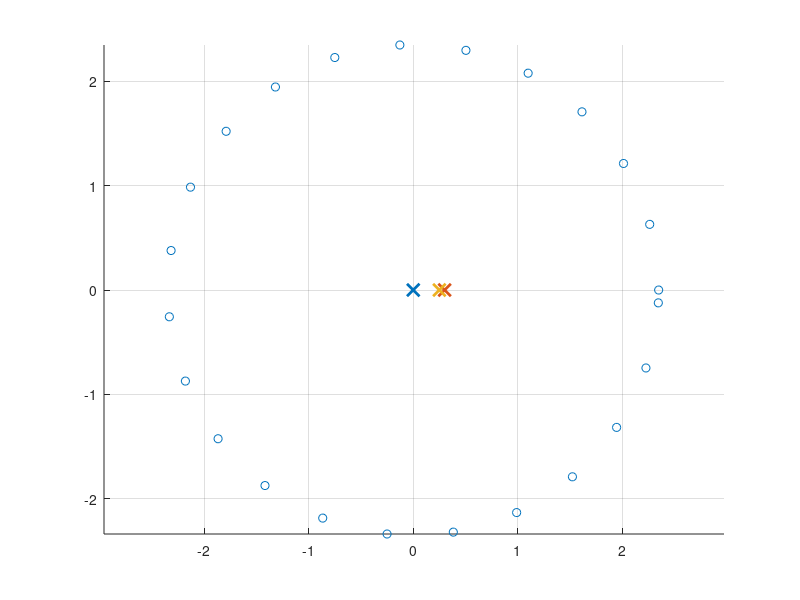

MATLAB code to generate this figure: (Note: this script raises an error after producing the figure.)
clf
close all
clear

%Discrete IR Code
%clf
r = 2.35; %m
xc = 0;   %center x
yc = 0;   %center y

n_meas = 24;

theta = linspace(0,2*pi-((3*pi)/180),n_meas); %if n_meas is 120
%theta = linspace(0,2*pi,n_meas);                %if n_meas is 121
x = r*cos(theta) + xc;
y = r*sin(theta) + yc;

mic_xyz = cat(1, x, y, zeros(1, n_meas));

ES1 = [0.0,0,0];
ES2 = [0.3,0,0];
ES3 = [0.25,0,0];

ES_xyz = cat(1, ES1, ES2, ES3);
n_source = 3;

figure(2)
scatter(x,y)
hold on
plot(ES1(1),ES1(2), 'x', 'LineWidth', 2, 'MarkerSize', 9);
plot(ES2(1),ES2(2), 'x', 'LineWidth', 2, 'MarkerSize', 9);
plot(ES3(1),ES3(2), 'x', 'LineWidth', 2, 'MarkerSize', 9);
grid
axis equal
hold off

r_ES = EDcalcdist(ES_xyz, mic_xyz.');
r_ES1 = r_ES(1,:);
r_ES2 = r_ES(2,:);
r_ES3 = r_ES(3,:);
% r_ES = r_ES(1:2,:);

% Discretization error for impulse responses

% samplemethod = 1 -> round at low fs
% samplemethod = 2 -> round at high fs and decimate
% samplemethod = 3 -> round at low fs but split pulse between two samples

samplemethod = 2;

% Generate discrete-time IRs
% Exact arrival times
cair = 343;

% Approach 1: round to nearest discrete time-sample
fs = 48000;

if samplemethod == 2
    noversamp = 8;
    fs_oversamp = fs*noversamp;
    dt = 1/fs_oversamp;
elseif samplemethod == 1 % Approach 1: round to nearest discrete time-sample
    dt = 1/fs;
elseif samplemethod == 3 
    dt = 1/fs;
end

n_exact = zeros(n_source, n_meas);
n_rounded = zeros(n_source, n_meas);

for i = 1:n_source
    for j = 1:n_meas
        t_ij = r_ES(i,j)/cair;
        n_exact(i,j) = t_ij/dt + 1;
        n_rounded(i,j) = round(t_ij/dt) + 1;
    end
end

irmaxlength = -inf;
for i = 1:n_source
    if max(n_rounded(i,:)) > irmaxlength
        irmaxlength = max(n_rounded(i,:));
    end
end
irmaxlength = irmaxlength+1;

ir = zeros(irmaxlength+500, n_source, n_meas);
nfft = 8192;
F = zeros(nfft,n_source, n_meas);

if samplemethod == 1
    for i = 1:n_source
        for j = 1:n_meas
            ir(n_rounded(i,j),i,j) = 1/r_ES(i,j);   
            F(:,i,j) = fft(ir(:,i,j),nfft);
        end
    end
elseif samplemethod == 2
    c = zeros(ceil((irmaxlength+500)/noversamp), n_source, n_meas);
    for i = 1:n_source
        for j = 1:n_meas
            frac = n_exact(i,j) - floor(n_exact(i,j));
            ir(floor(n_exact(i,j)),i,j) = 1/r_ES(i,j)*(1-frac);
            ir(floor(n_exact(i,j))+1,i,j) = 1/r_ES(i,j)*frac;
            w = ir(:,i,j);
            c(:,i,j) = noversamp*decimate(w,noversamp,1000,'fir');
            F(:,i,j) = fft(c(:,i,j),nfft);
        end
    end
    ir = c;
elseif samplemethod == 3
    for i = 1:n_source
        for j = 1:n_meas
            frac = n_exact(i,j) - floor(n_exact(i,j));
            ir(floor(n_exact(i,j)),i,j) = 1/r_ES(i,j)*(1-frac);
            ir(floor(n_exact(i,j))+1,i,j) = 1/r_ES(i,j)*frac;
            
            F(:,i,j) = fft(ir(:,i,j),nfft);
        end
    end
end

fvec_fft = fs/nfft*[0:nfft/2-1].';

ptot_fromIR = sum(F,[2 3]);
ptot_fromIR = ptot_fromIR(1:nfft/2);
ptot_fromIR = squeeze(ptot_fromIR);

% Truth: FD results

cair = 343;
kvec = 2*pi*fvec_fft/cair;

% Correct answer, in freq. domain
ptot = 0;
for i = 1:n_source
    for j = 1:n_meas
        ptot = ptot + exp(-1i*kvec*r_ES(i,j))/r_ES(i,j);
    end     
end

if samplemethod == 2
    % Correct scale for IR results
    %ptot_fromIR = ptot_fromIR*(1/r1 + 1/r2)/(sum(ir1)+sum(ir2));
    %ptot_fromIR = ptot_fromIR*(sum(1./r1))/(sum(ir, 'all'));
end

% Simulated Input q_sim
q_sim = zeros(length(ir),n_source);
q_sim(20,1) = 1;
q_sim(22,2) = 0.6;
q_sim(16,3) = 1.2;
%q_sim = randn(1e2,1);
%q_sim = 1;

%Simulated Output y_sim
n_steps = length(q_sim);
y_sim_1 = zeros(n_steps,n_meas);
h_length = length(ir);

% for ii =1:length(q_sim)
%     for jj = 1:n_source
%         for kk = 1:n_meas
%             flippedx = q_sim(ii:-1:max([1 ii-h_length+1]),jj);
%             lengthflippedx = length(flippedx);
%             if lengthflippedx < h_length
%               flippedx = [flippedx;zeros(h_length-lengthflippedx,1)];
%             end
%             y_sim_1(ii,kk) = y_sim_1(ii,kk) + sum(flippedx.*ir(:,jj,kk));
%             
%         end
%     end
% end

for ii =1:length(q_sim)
    for jj = 1:n_source
        for kk = 1:n_meas
            flippedx = ir(ii:-1:max([1 ii-h_length+1]),jj,kk);
            lengthflippedx = length(flippedx);
            if lengthflippedx < h_length
              flippedx = [flippedx;zeros(h_length-lengthflippedx,1)];
            end
            y_sim_1(ii,kk) = y_sim_1(ii,kk) + sum(flippedx.*q_sim(:,jj));
            
        end
    end
end


% y_sim_2_len = contwo(q_sim, ir);
% y_sim_2 = zeros(length(y_sim_2_len)+500, n_meas);
% 
% for i = 1:n_meas
%     for j = 1:n_source
%         y_sim_2(:,i) = y_sim_2(:,i) + sum(contwo(q_sim(:,j), ir(:,j,i)));
%     end
% end

xinput = ir;
n_steps = length(xinput);
h_length = 2e2;
% h_length = length(ir);
h_startestimate = zeros(h_length,n_source);
youtput = y_sim_1;
%youtput = youtput + 0.001*randn(size(youtput));
convfactor = 0.00114;

[q_est,errorhistory] = MC_LMS_Ncoeffs(xinput,youtput,n_source,n_meas,h_length,convfactor,n_steps);
totalerrorhistory = errorhistory(end,:);

i = 60;

while i > 0
    [q_est,errorhistory] = MC_LMS_Ncoeffs(xinput,youtput,n_source,n_meas,h_length,convfactor,n_steps,q_est);
    totalerrorhistory = [totalerrorhistory; errorhistory(end,:)];
    i = i-1;
end
figure(7)
semilogy(abs(totalerrorhistory))
title('errorhist')
grid

 figure(8)
 plot(q_sim(:,1),'k');
 title('q_{sim} vs. q_{est}')
 hold on
 grid
 plot(q_est(:,1),'--')
 legend('q_{sim}', 'q_{est}')
 
 figure(18)
 plot(q_sim(:,2),'k');
 title('q_{sim} vs. q_{est}')
 hold on
 grid
 plot(q_est(:,2),'--')
 legend('q_{sim}', 'q_{est}')
 
 figure(28)
 plot(q_sim(:,3),'k');
 title('q_{sim} vs. q_{est}')
 hold on
 grid
 plot(q_est(:,3),'--')
 legend('q_{sim}', 'q_{est}')

y_est_2_len = contwo(q_est, ir);
y_est_2 = zeros(length(y_est_2_len), n_meas);
for i = 1:n_meas
    for j = 1:n_source
        y_est_2(:,i) = y_est_2(:,i) + contwo(q_est(:,j), ir(:,j,i));
    end
end

y_est_1 = zeros(length(youtput), n_meas);
for ii =1:n_steps
    for kk = 1:n_meas
        for jj = 1:n_source
        
            flippedx = ir(ii:-1:max([1 ii-h_length+1]),jj,kk);
            lengthflippedx = length(flippedx);
            if lengthflippedx < h_length
              flippedx = [flippedx;zeros(h_length-lengthflippedx,1)];
            end
            y_est_1(ii,kk) = y_est_1(ii,kk) + sum(flippedx.*q_est(:,jj));
            
        end
    end
end
nfft = 4096;
fvec = fs/nfft*[0:nfft/2-1];
froutput = fft(youtput(:,1),nfft); 
froutput = froutput(1:nfft/2);
frest = fft(y_est_1(:,1),nfft); 
frest = frest(1:nfft/2);

figure(9)
% plot(lowpass(y_est_1(:,1),7000,48000))
plot(y_est_1(:,20),'-k')
xlim([200 800])
hold on
title('y_{est} vs y_{real}')
plot(youtput(:,20),'--')
legend('y_{est}','y_{real}')

figure(10)
semilogx(fvec,20*log10(abs(froutput)),fvec,20*log10(abs(frest)),'o' )
legend('froutput','frest')
grid

figure(11)
plot(y_est_1)
title('y_{est1}')
figure(12)
plot(y_est_2)
title('y_{est2}')
%xlim([200 600])
figure(13)
plot(y_sim_1)
title('y_{sim1}')
%xlim([200 600])
% figure(14)
% plot(y_sim_2)
% title('y_{sim2}')
% %xlim([200 600])